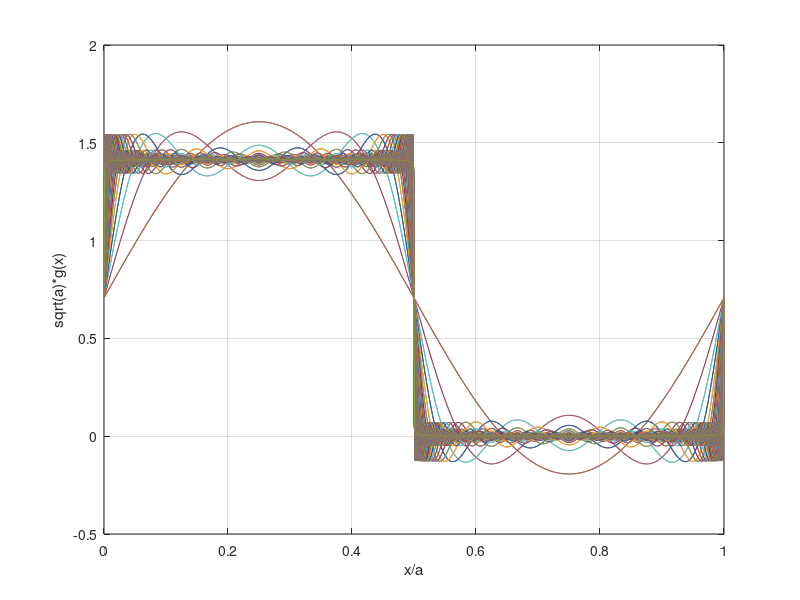

Write MATLAB code to recreate this figure.
% Miles Moser
% QM Final Exam Problem 1 part C

order = 999; % number of terms of Fourier series to include
% In this case, when j is even, Bj is zero, so if you want 5 nonzero terms,
% order has to be 9 (1, 3, 5, 7, 9 being the j's that actually contribute)
x = 0:.001:1;

sum = 1/sqrt(2); % A0

for j = 1:order
    Bj = (sqrt(2)/(pi*j))*(1-cos(pi*j));
    sum = sum + Bj*sin(2*pi*j*x);
    plot(x, sum);
    hold on;
end

%clf; % clear the graph

grid on;

xlabel('x/a');
ylabel('sqrt(a)*g(x)');